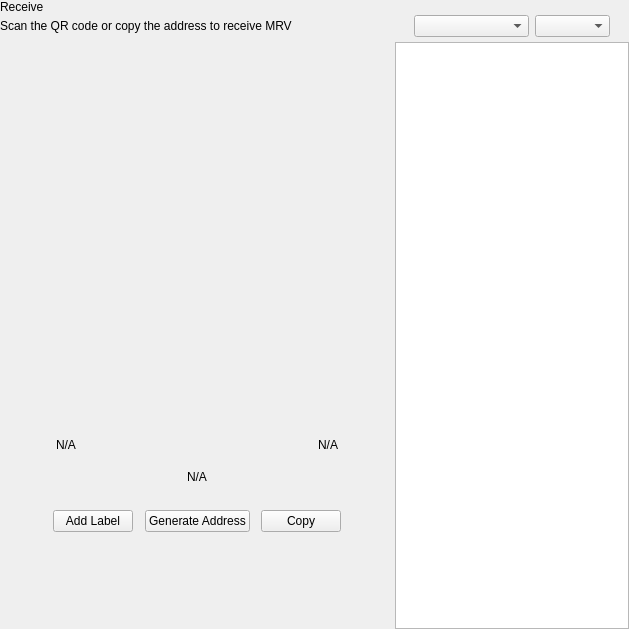
<?xml version="1.0" encoding="UTF-8"?>
<ui version="4.0">
 <class>ReceiveWidget</class>
 <widget class="QWidget" name="ReceiveWidget">
  <property name="geometry">
   <rect>
    <x>0</x>
    <y>0</y>
    <width>629</width>
    <height>629</height>
   </rect>
  </property>
  <property name="minimumSize">
   <size>
    <width>0</width>
    <height>0</height>
   </size>
  </property>
  <property name="windowTitle">
   <string>Form</string>
  </property>
  <layout class="QHBoxLayout" name="horizontalLayout_2" stretch="2,1">
   <property name="spacing">
    <number>0</number>
   </property>
   <property name="leftMargin">
    <number>0</number>
   </property>
   <property name="topMargin">
    <number>0</number>
   </property>
   <property name="rightMargin">
    <number>0</number>
   </property>
   <property name="bottomMargin">
    <number>0</number>
   </property>
   <item>
    <widget class="QWidget" name="left" native="true">
     <layout class="QVBoxLayout" name="verticalLayout_3">
      <property name="leftMargin">
       <number>0</number>
      </property>
      <property name="topMargin">
       <number>0</number>
      </property>
      <property name="rightMargin">
       <number>0</number>
      </property>
      <property name="bottomMargin">
       <number>0</number>
      </property>
      <item>
       <layout class="QVBoxLayout" name="verticalLayout_2">
        <property name="spacing">
         <number>0</number>
        </property>
        <property name="leftMargin">
         <number>0</number>
        </property>
        <item>
         <layout class="QHBoxLayout" name="horizontalLayout_3">
          <property name="spacing">
           <number>0</number>
          </property>
          <item>
           <layout class="QVBoxLayout" name="verticalLayout_4">
            <property name="spacing">
             <number>5</number>
            </property>
            <item>
             <widget class="QLabel" name="labelTitle">
              <property name="text">
               <string>Receive</string>
              </property>
             </widget>
            </item>
            <item alignment="Qt::AlignTop">
             <widget class="QLabel" name="labelSubtitle1">
              <property name="text">
               <string>Scan the QR code or copy the address to receive MRV</string>
              </property>
             </widget>
            </item>
           </layout>
          </item>
          <item>
           <spacer name="horizontalSpacer">
            <property name="orientation">
             <enum>Qt::Horizontal</enum>
            </property>
            <property name="sizeHint" stdset="0">
             <size>
              <width>40</width>
              <height>20</height>
             </size>
            </property>
           </spacer>
          </item>
         </layout>
        </item>
        <item>
         <spacer name="verticalSpacer_2">
          <property name="orientation">
           <enum>Qt::Vertical</enum>
          </property>
          <property name="sizeType">
           <enum>QSizePolicy::Expanding</enum>
          </property>
          <property name="sizeHint" stdset="0">
           <size>
            <width>20</width>
            <height>50</height>
           </size>
          </property>
         </spacer>
        </item>
        <item alignment="Qt::AlignHCenter">
         <widget class="QWidget" name="layoutQR" native="true">
          <property name="maximumSize">
           <size>
            <width>510</width>
            <height>16777215</height>
           </size>
          </property>
          <layout class="QVBoxLayout" name="verticalLayoutQr">
           <item>
            <spacer name="verticalSpacer11">
             <property name="orientation">
              <enum>Qt::Vertical</enum>
             </property>
             <property name="sizeType">
              <enum>QSizePolicy::Fixed</enum>
             </property>
             <property name="sizeHint" stdset="0">
              <size>
               <width>20</width>
               <height>20</height>
              </size>
             </property>
            </spacer>
           </item>
           <item alignment="Qt::AlignHCenter">
            <widget class="QLabel" name="labelQrImg">
             <property name="minimumSize">
              <size>
               <width>260</width>
               <height>260</height>
              </size>
             </property>
             <property name="maximumSize">
              <size>
               <width>260</width>
               <height>260</height>
              </size>
             </property>
             <property name="text">
              <string/>
             </property>
             <property name="alignment">
              <set>Qt::AlignCenter</set>
             </property>
            </widget>
           </item>
           <item>
            <spacer name="verticalSpacer_21">
             <property name="orientation">
              <enum>Qt::Vertical</enum>
             </property>
             <property name="sizeType">
              <enum>QSizePolicy::Fixed</enum>
             </property>
             <property name="sizeHint" stdset="0">
              <size>
               <width>20</width>
               <height>30</height>
              </size>
             </property>
            </spacer>
           </item>
           <item>
            <widget class="QWidget" name="widget" native="true">
             <property name="minimumSize">
              <size>
               <width>0</width>
               <height>0</height>
              </size>
             </property>
             <layout class="QHBoxLayout" name="horizontalLayout_5">
              <item>
               <widget class="QLabel" name="labelLabel">
                <property name="text">
                 <string notr="true">N/A</string>
                </property>
               </widget>
              </item>
              <item>
               <spacer name="horizontalSpacer_2">
                <property name="orientation">
                 <enum>Qt::Horizontal</enum>
                </property>
                <property name="sizeHint" stdset="0">
                 <size>
                  <width>141</width>
                  <height>20</height>
                 </size>
                </property>
               </spacer>
              </item>
              <item>
               <widget class="QLabel" name="labelDate">
                <property name="text">
                 <string notr="true">N/A</string>
                </property>
                <property name="alignment">
                 <set>Qt::AlignRight|Qt::AlignTrailing|Qt::AlignVCenter</set>
                </property>
               </widget>
              </item>
             </layout>
            </widget>
           </item>
           <item>
            <widget class="QLabel" name="labelAddress">
             <property name="sizePolicy">
              <sizepolicy hsizetype="Expanding" vsizetype="Preferred">
               <horstretch>0</horstretch>
               <verstretch>0</verstretch>
              </sizepolicy>
             </property>
             <property name="minimumSize">
              <size>
               <width>300</width>
               <height>0</height>
              </size>
             </property>
             <property name="text">
              <string notr="true">N/A</string>
             </property>
             <property name="alignment">
              <set>Qt::AlignCenter</set>
             </property>
            </widget>
           </item>
           <item>
            <spacer name="verticalSpacer_4">
             <property name="orientation">
              <enum>Qt::Vertical</enum>
             </property>
             <property name="sizeType">
              <enum>QSizePolicy::Fixed</enum>
             </property>
             <property name="sizeHint" stdset="0">
              <size>
               <width>20</width>
               <height>20</height>
              </size>
             </property>
            </spacer>
           </item>
           <item>
            <layout class="QHBoxLayout" name="horizontalLayout_4">
             <item alignment="Qt::AlignHCenter">
              <widget class="QPushButton" name="pushButtonLabel">
               <property name="focusPolicy">
                <enum>Qt::NoFocus</enum>
               </property>
               <property name="text">
                <string>Add Label</string>
               </property>
              </widget>
             </item>
             <item alignment="Qt::AlignHCenter">
              <widget class="QPushButton" name="pushButtonNewAddress">
               <property name="focusPolicy">
                <enum>Qt::NoFocus</enum>
               </property>
               <property name="text">
                <string>Generate Address</string>
               </property>
              </widget>
             </item>
             <item alignment="Qt::AlignHCenter">
              <widget class="QPushButton" name="pushButtonCopy">
               <property name="focusPolicy">
                <enum>Qt::NoFocus</enum>
               </property>
               <property name="text">
                <string>Copy</string>
               </property>
              </widget>
             </item>
            </layout>
           </item>
           <item>
            <spacer name="verticalSpacer_3">
             <property name="orientation">
              <enum>Qt::Vertical</enum>
             </property>
             <property name="sizeType">
              <enum>QSizePolicy::Expanding</enum>
             </property>
             <property name="sizeHint" stdset="0">
              <size>
               <width>20</width>
               <height>20</height>
              </size>
             </property>
            </spacer>
           </item>
          </layout>
         </widget>
        </item>
        <item>
         <spacer name="verticalSpacer">
          <property name="orientation">
           <enum>Qt::Vertical</enum>
          </property>
          <property name="sizeHint" stdset="0">
           <size>
            <width>20</width>
            <height>40</height>
           </size>
          </property>
         </spacer>
        </item>
       </layout>
      </item>
     </layout>
    </widget>
   </item>
   <item>
    <widget class="QWidget" name="right" native="true">
     <layout class="QVBoxLayout" name="verticalLayout_5">
      <property name="spacing">
       <number>0</number>
      </property>
      <property name="leftMargin">
       <number>1</number>
      </property>
      <property name="topMargin">
       <number>0</number>
      </property>
      <property name="rightMargin">
       <number>0</number>
      </property>
      <property name="bottomMargin">
       <number>0</number>
      </property>
      <item>
       <layout class="QVBoxLayout" name="container_right">
        <property name="spacing">
         <number>0</number>
        </property>
        <property name="leftMargin">
         <number>0</number>
        </property>
        <property name="rightMargin">
         <number>0</number>
        </property>
        <item>
         <layout class="QVBoxLayout" name="verticalLayout">
          <property name="spacing">
           <number>6</number>
          </property>
          <property name="leftMargin">
           <number>19</number>
          </property>
          <property name="rightMargin">
           <number>19</number>
          </property>
          <item>
           <widget class="OptionButton" name="btnRequest" native="true"/>
          </item>
          <item>
           <widget class="OptionButton" name="btnMyAddresses" native="true">
            <property name="sizePolicy">
             <sizepolicy hsizetype="Preferred" vsizetype="Minimum">
              <horstretch>0</horstretch>
              <verstretch>0</verstretch>
             </sizepolicy>
            </property>
           </widget>
          </item>
         </layout>
        </item>
        <item>
         <widget class="QWidget" name="sortWidget" native="true">
          <layout class="QHBoxLayout" name="horizontalLayout_6">
           <property name="leftMargin">
            <number>19</number>
           </property>
           <property name="rightMargin">
            <number>19</number>
           </property>
           <property name="bottomMargin">
            <number>5</number>
           </property>
           <item>
            <spacer name="horizontalSpacer_3">
             <property name="orientation">
              <enum>Qt::Horizontal</enum>
             </property>
             <property name="sizeHint" stdset="0">
              <size>
               <width>40</width>
               <height>20</height>
              </size>
             </property>
            </spacer>
           </item>
           <item>
            <widget class="QComboBox" name="comboBoxSort">
             <property name="sizePolicy">
              <sizepolicy hsizetype="Preferred" vsizetype="Fixed">
               <horstretch>0</horstretch>
               <verstretch>0</verstretch>
              </sizepolicy>
             </property>
             <property name="minimumSize">
              <size>
               <width>115</width>
               <height>0</height>
              </size>
             </property>
            </widget>
           </item>
           <item>
            <widget class="QComboBox" name="comboBoxSortOrder">
             <property name="sizePolicy">
              <sizepolicy hsizetype="Preferred" vsizetype="Fixed">
               <horstretch>0</horstretch>
               <verstretch>0</verstretch>
              </sizepolicy>
             </property>
             <property name="minimumSize">
              <size>
               <width>75</width>
               <height>0</height>
              </size>
             </property>
            </widget>
           </item>
          </layout>
         </widget>
        </item>
        <item>
         <widget class="QListView" name="listViewAddress"/>
        </item>
       </layout>
      </item>
     </layout>
    </widget>
   </item>
  </layout>
 </widget>
 <customwidgets>
  <customwidget>
   <class>OptionButton</class>
   <extends>QWidget</extends>
   <header>qt/mrv_coin/optionbutton.h</header>
   <container>1</container>
  </customwidget>
 </customwidgets>
 <resources/>
 <connections/>
</ui>
